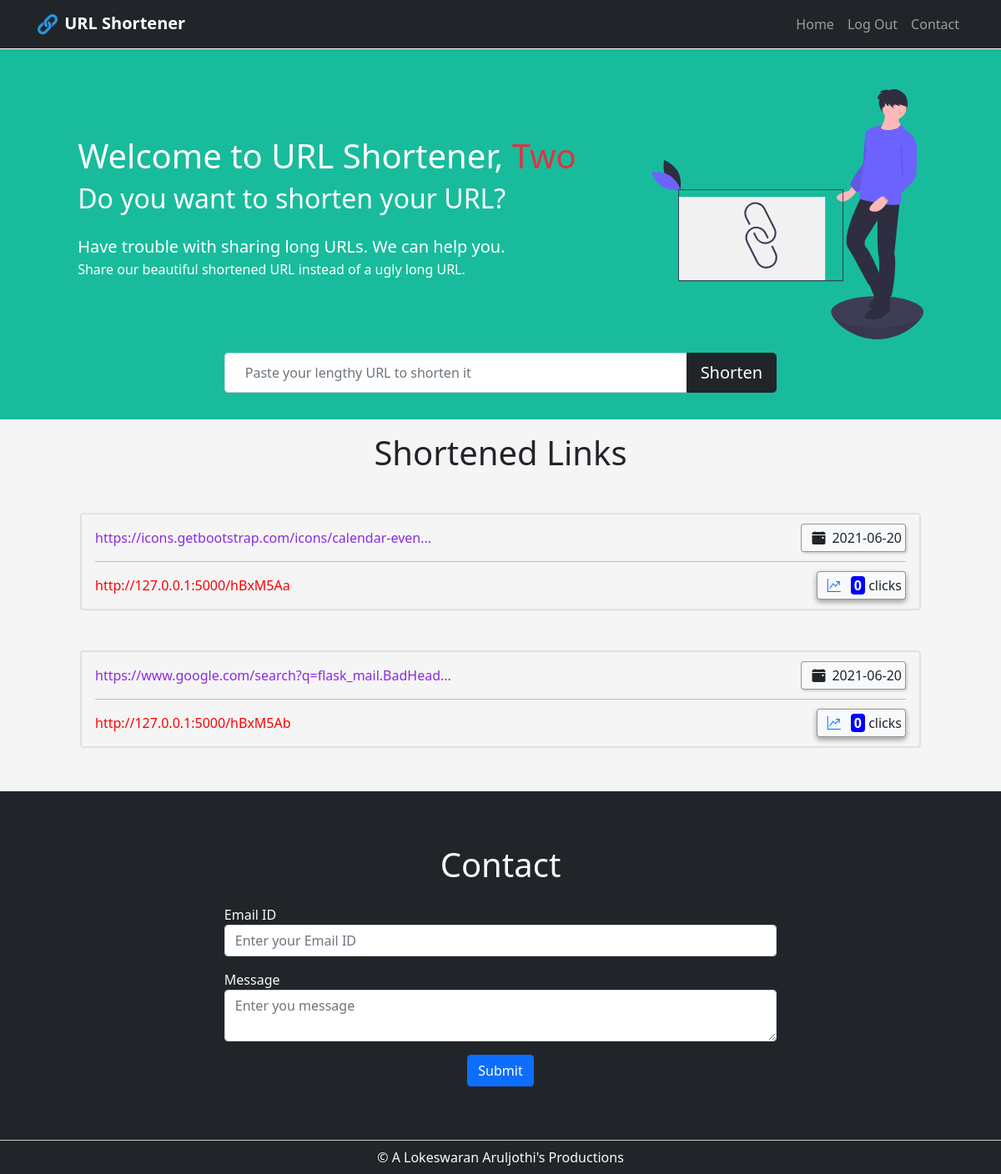
The app's page / (signed in) with its own data.
### url/models.py (models this page shows, shortened)
class User(db.Model,UserMixin):
    id = db.Column(db.Integer, primary_key=True)
    username = db.Column(db.String(80),nullable=False,index=True)
    email = db.Column(db.String(120), unique=True, nullable=False,index=True)
    password = db.Column(db.String(256))
    urls = db.relationship('Urls',backref='user',lazy=True,uselist=False)

class Urls(db.Model):
    id = db.Column(db.Integer, primary_key=True)
    shorturl = db.Column(db.String(50),unique=True,index=True)
    longurl = db.Column(db.String(250),unique=True,index=True)
    date = db.Column(db.DateTime,nullable=False,default=datetime.utcnow)
    click = db.Column(db.Integer)
    user_email = db.Column(db.String(120),db.ForeignKey('user.email'),nullable=False)

### url/__init__.py (the view, shortened to what this page needs)
@app.route('/', methods=['GET', 'POST'])
def index():
    all_urls = request.args.get('all_urls')
    if current_user.is_authenticated:
        print('authenticated\n',current_user.email)
        all_urls=Urls.query.filter_by(user_email=current_user.email).all()
    shorturl=request.args.get('shorturl')
    return render_template("index.html",user=current_user,shorturl=shorturl,all_urls=all_urls)

### url/models.py (called while the page is built)
@login_manager.user_loader
def load_user(user_id):
    return User.query.get(user_id)

### url/templates/index.html (shortened to what this page needs)
{% extends "layout.html" %}
{% block content %}
<section
class="text-center p-sm-5 p-3 text-center text-light text-sm-start pb-lg-0 greenbg"
>
<div class="-fuild-fuild">
    <div
    class="
    d-flex
    flex-column flex-sm-row
    justify-content-around
    align-items-center
    "
    >
    <div class="text-white">
        {% if user.is_authenticated   %}
            <h1>Welcome to URL Shortener,<span class="text-danger"> {{user.username}}</span></h1>
            <h2 class="mb-0">Do you want to shorten your URL?</h2>
            <br />
            <p class="lead mb-0">
                Have trouble with sharing long URLs. We can help you.
            </p>
            <p class="lead-sm">
            Share our beautiful shortened URL instead of a ugly
            long URL.</p>
        {% endif %}
    </div>
    <img
    src="../static/first.svg"
    alt=""
    class="img-fuild"
    height="300px"
    />
</div>
    </div>
</section>
<section class="px-sm-5 greenbg p-3">
    <div class="container-fuild">
        <form method="POST">
            <div class="input-group mb-3 shorturlbox">
                <input name="longurl" type="text" class="form-control px-4" placeholder="Paste your lengthy URL to shorten it" autofocus>
                <button class="btn btn-dark btn-lg" type="submit" id="button-addon2">Shorten</button>
            </div>
        </form>
    </div>
</section>
{% if all_urls %}
<section class="px-md-5 pt-3 pb-1" style="background-color: whitesmoke;">
    <h1 class="text-center">Shortened Links</h1>
    {% for url in all_urls %}
    <div class="border border-2 rounded m-md-5 m-3 p-3">
        <div class="position-relative d-block d-lg-flex align-items-center justify-content-between">
            <div>
                <a class="longed text-break" target="_blank" href="{{url.longurl}}">{{url.longurl[0:50]}}{% if url.longurl[51] %}...{% endif %}</a>
            </div>
            <div id="date" class="position-absolute  top-50 end-0 translate-middle-y text-center rounded p-1 bg-light " style="box-shadow: rgba(0, 0, 0, 0.15) 1.95px 1.95px 2.6px; border:0.5px solid rgba(0,0,0,0.4)"><i class="bi bi-calendar-event-fill  px-2"></i>{{url.date.strftime('%Y-%m-%d') }}
            </div>
        </div>
        <hr/>
        <div class="position-relative d-flex align-items-center justify-content-between">
            <div>
                <a class="shorted text-break" target="_blank" href="{{url.shorturl}}">{{url.shorturl}}</a>
            </div>
            <div class="position-absolute  top-50 end-0 translate-middle-y text-center rounded p-1 bg-light"  style="box-shadow: rgba(0, 0, 0, 0.16) 0px 3px 6px, rgba(0, 0, 0, 0.23) 0px 3px 6px; border:0.5px solid rgba(0,0,0,0.4)"><i class="bi bi-graph-up text-primary px-2"></i> <span class="rounded px-1 my-1 fw-bold" style="background-color: blue; color:white;">{{url.click}}</span> clicks</div>
        </div>
    </div>
    {% endfor %}
    {% endif %}
</section>
<section class="p-5 bg-dark text-light" style="background-color: whitesmoke;">
    <h1 class="p-3 text-center" id="contact">Contact</h1>
    <div class="container-fuild">
        <form  method="POST">
            <div class="form-group mb-3 shorturlbox">
                <label for="user_email">Email ID</label>
                <input type="email" class="form-control" name="user_email" id="email" placeholder="Enter your Email ID" required>
            </div>
            <div class="form-group mb-3 shorturlbox">
                <label for="user_message">Message</label>
                <textarea class="form-control" name="user_message" placeholder="Enter you message" required></textarea>
            </div>
            <div class="form-group mb-3 shorturlbox text-center">
                <button type="submit" class="btn btn-primary">Submit</button>
            </div>
        </form>
    </div>
</section>
<hr style="border: 1px solid black width=100%;" class="bg-dark m-0">
<footer class="px-5 py-2 bg-dark ">
    <div class="container">
        <p class=" m-0 text-center text-light align-items-center">&COPY; <a class="text-light linkedin" href="https://www.linkedin.com/in/lokeswaran-aruljothi/" target="_blank">A Lokeswaran Aruljothi</a>'s Productions</p>
    </div>
</footer>
{% endblock %}

### url/static/index.css (style rules this page uses)
body::before { display: block; height: 59px; content: ''; }
a { text-decoration: none; color: black; }
#date { z-index: 10; }
a.longed { color: blueviolet; }
a.shorted { color: red; }
.greenbg { background-color: #18bc9c; }
.shorturlbox { width: 60%; margin: auto; }
.linkedin { text-decoration: none; }
hr { border: 0; height: 0px !important; border-top: 0.5px solid rgba(0, 0, 0, 0.1) !important; }

### records on screen
User: username "Two"
Urls: longurl "https://icons.getbootstrap.com/icons/calendar-even", date "2021-06-20", shorturl "http://127.0.0.1:5000/hBxM5Aa", click "0"
Urls: longurl "https://www.google.com/search?q=flask_mail.BadHead", date "2021-06-20", shorturl "http://127.0.0.1:5000/hBxM5Ab", click "0"
